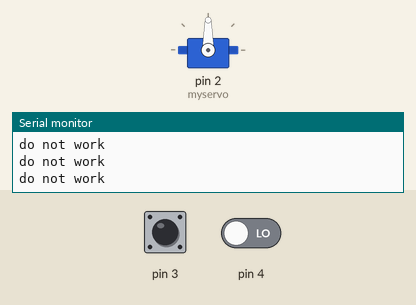
Bench run of a sketch on a simulated Arduino Uno, built with avr-gcc and run on an emulated ATmega328P. On the bench: servo, the last lines printed to the serial monitor. The test bench sets the inputs (shaded band); at power-on: pin 3 LOW, pin 4 LOW.

Above: at 1.2 s.
1.3 s: pin 3 driven HIGH and pin 4 driven HIGH
At 2.5 s:
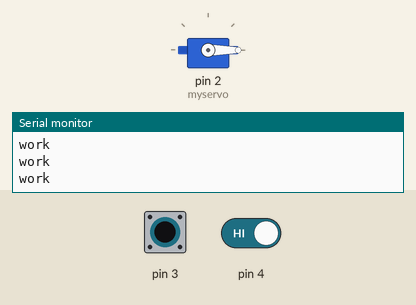
2.8 s: pin 3 driven LOW
At 3.8 s:
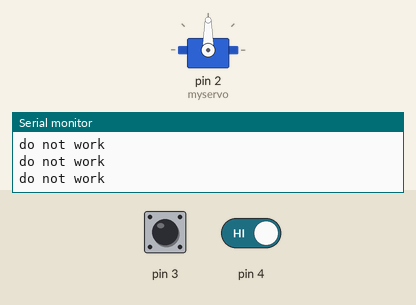
5.8 s: pin 3 driven HIGH
At 7.0 s:
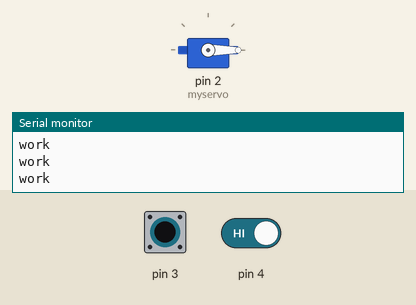
8.8 s: pin 4 driven LOW
At 9.7 s:
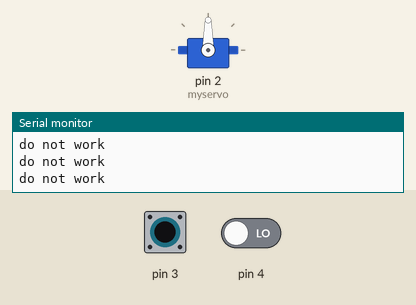
11.8 s: pin 4 driven HIGH
At 12.9 s:
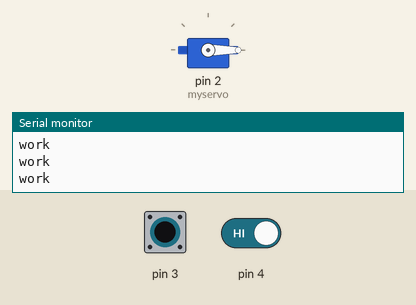
13.3 s: pin 3 pulsed LOW 5 times (0.12 s each, 0.3 s apart)
At 13.52 s:
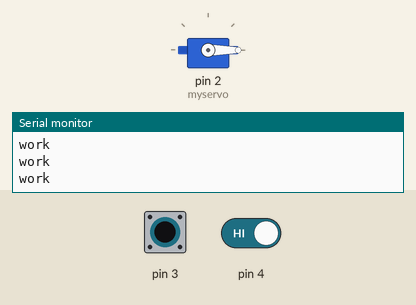
Timing chart, 0 to 16.3 s (numbered marks = the images above; inputs shaded):
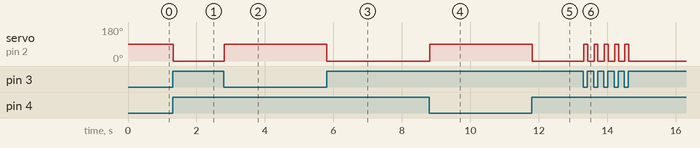

The sketch:

servo.ino
```cpp
#include <Servo.h>
Servo myservo;

//int fpga_1 = 0;
//int fpga_2 = 0;

void setup() {
  // put your setup code here, to run once:
  myservo.attach(2);
  pinMode(3, INPUT);
  pinMode(4, INPUT);
  Serial.begin(9600);


}

void loop() {
  int fpga_1 = digitalRead(3);
  int fpga_2 = digitalRead(4);
  if ((fpga_1 == HIGH)&& (fpga_2 == HIGH)) {
    Serial.println("work");
    myservo.write(-90);  //หมุน 90 องศา
    }
   else{
    Serial.println("do not work");
    myservo.write(90);
   }
}
```

Measured:
- after the input at 1.3 s, servo on pin 2 (myservo): 90° → 0° at once
- after the input at 2.8 s, servo on pin 2 (myservo): 0° → 90° at once
- after the input at 5.8 s, servo on pin 2 (myservo): 90° → 0° at once
- after the input at 8.8 s, servo on pin 2 (myservo): 0° → 90° at once
- after the input at 11.8 s, servo on pin 2 (myservo): 90° → 0° at once
- after the input at 13.3 s, servo on pin 2 (myservo): alternates 90° for 0.11 s and 0° for 0.19 s, 10 changes in all, then stays 0°, starting at once
